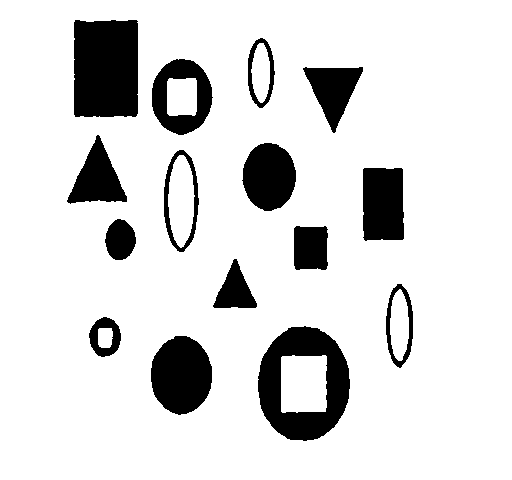
#> input picture CSProj/CS650/Lab 4/shapes.pgm, 512 x 480 px
$ python classify01.py   (Python 2 division)   (older library calls are emulated)
#> lines starting #> are read from the running program, lines starting #| are printed output that depends on the picture; after the words box and inside, x2 and y2 are one past the last pixel; in counts of white or black regions, pixels touching at a corner belong together; long printed decimals are rounded
#> `img1 = cv2.imread(img1_file, 0)`: img1: shape (480, 512); values 0 (black) and 127 (white), 86% white; 15 black regions, largest, box (x1, y1, x2, y2) and area: (74, 20, 138, 117) 6117, (258, 326, 350, 441) 5741, (151, 336, 212, 415) 3736
#| (480, 512)
### CSProj/CS650/Lab 4/PixelGraph.py
'''
Created on Oct 27, 2014

@author: daqing_yi
'''

#http://en.wikipedia.org/wiki/Connected-component_labeling

import numpy as np
import cv2
import csv
import matplotlib.pyplot as plt

from ConnectedComponent import *
from ShapeDescriptor import *

class PixelGraph(object):

    def __init__(self, data):

        self.width = data.shape[0]
#> self.width = 480
        self.height = data.shape[1]
#> self.height = 512
        self.componentMgr = ConnectedComponentMgr(data)

        self.shapeDescriptors = []
        self.componentNum = self.componentMgr.getComponentNum()
        for idx in range(self.componentNum):
            self.shapeDescriptors.append(ShapeDescriptor(self.componentMgr.getComponentLabelData(idx)))


    # [22 lines left out: function visualize, not called in this run]

    def visualizeByLabel(self, name, label_colors):
        pixel_label = -1 * np.ones((self.width, self.height), np.int)
        for s in self.shapeDescriptors:
            for pix in s.pixels:
                pixel_label[pix[0], pix[1]] = s.label

        color_img = np.zeros((self.width, self.height, 3), np.float)

        for i in range(self.width):
            for j in range(self.height):
                if pixel_label[i,j] >= 0:
                    color_img[i, j, 0] = label_colors[pixel_label[i,j]][0]
                    color_img[i, j, 1] = label_colors[pixel_label[i,j]][1]
                    color_img[i, j, 2] = label_colors[pixel_label[i,j]][2]
                else:
                    color_img[i, j, 0] = 255
                    color_img[i, j, 1] = 255
                    color_img[i, j, 2] = 255

        plt.imshow(color_img/255)
        plt.title(name)
        plt.show()

    # [81 lines left out: functions visualizeComponent, visualizeComponentChainCode, visualizeComponentBoundary, visualizeConvexHull, visualizeMinimumBoundingRect, dump, not called in this run]


### CSProj/CS650/Lab 4/ConnectedComponent.py
'''
Created on Oct 29, 2014

@author: daqing_yi
'''

import numpy as np

neighbor_operators = [[-1, -1], [-1, 0], [-1, 1], [0, -1]]

class ConnectedComponentMgr(object):

    def __init__(self, data):

        uf = UnionFindSet()
        self.labelData = - np.ones(data.shape, np.int)
        self.width = data.shape[0]
        self.height = data.shape[1]
        self.data = data
        self.maxLabel = -1

        #print str(data.shape[0]) + " : " + str(data.shape[1])

        # first pass
        for i in range(self.width):
            for j in range(self.height):
                #print data[i,j]
                if data[i,j] == 0:
                    labels = self.getNeighborLabels(i, j)
                    if len(labels) == 0:
                        self.labelData[i,j] = uf.createLabel()
                        #print self.labelData[i, j]
                    else:
                        #print labels
                        min_label = np.min(labels)
                        self.labelData[i,j] = min_label
                        for l in labels:
                            for nl in labels:
                                if l != nl:
                                    uf.union(l, nl)
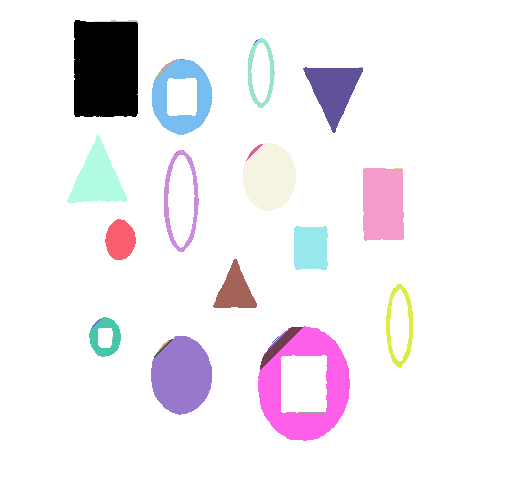
#> self.labelData: shape (480, 512) int64; 51 distinct labels, from -1 to 49; one colour per label, 0 black, -1 white

        # second pass
        for i in range(self.width):
            for j in range(self.height):
                if self.labelData[i, j] >= 0:
                    self.labelData[i,j] = uf.find(self.labelData[i,j])
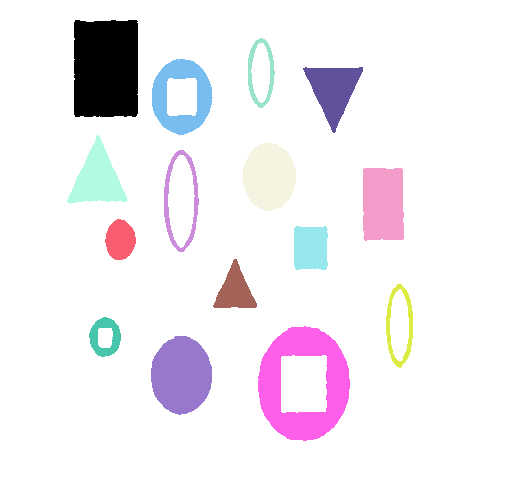
#> self.labelData: shape (480, 512) int64; 16 distinct labels, from -1 to 43; one colour per label, 0 black, -1 white

        self.labels = []
        for i in range(self.width):
            for j in range(self.height):
                if self.labelData[i, j] >= 0:
                    if not (self.labelData[i,j] in self.labels):
                        self.labels.append(self.labelData[i,j])


        self.components = []
        for l in self.labels:
            self.components.append([])
        for i in range(self.width):
            for j in range(self.height):
                if self.labelData[i, j] >= 0:
                    self.labelData[i, j] = self.labels.index(self.labelData[i,j])
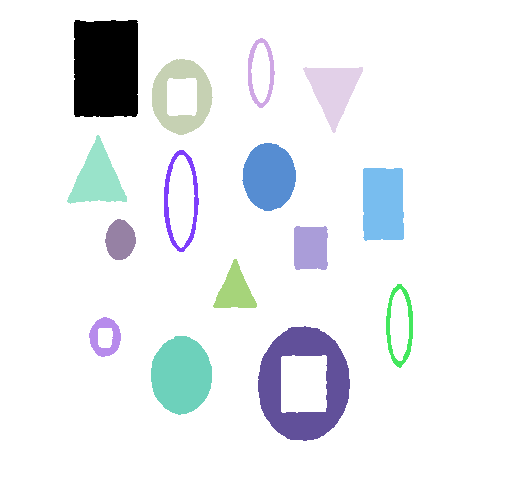
#> self.labelData: shape (480, 512) int64; 16 distinct labels, from -1 to 14; one colour per label, 0 black, -1 white
        for idx in range(len(self.labels)):
            self.labels[idx] = idx

        for i in range(self.width):
            for j in range(self.height):
                if self.labelData[i, j] >= 0:
                    self.components[self.labelData[i, j]].append([i, j])
#> the loop in __init__, `for idx in range(self.componentNum):` made 15 passes
#> pass 1, in __init__, `self.data = data`:
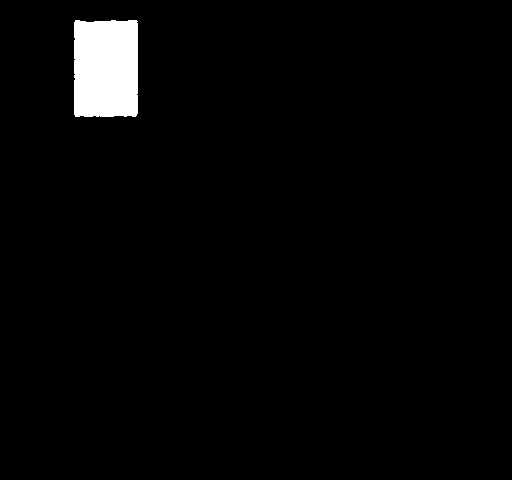
#> self.data: shape (480, 512); values 0 (black) and 1 (white), 2.5% white; 1 white region, box (x1, y1, x2, y2) and area: (74, 20, 138, 117) 6117
#> pass 2, in __init__ (call 2), `self.data = data`:
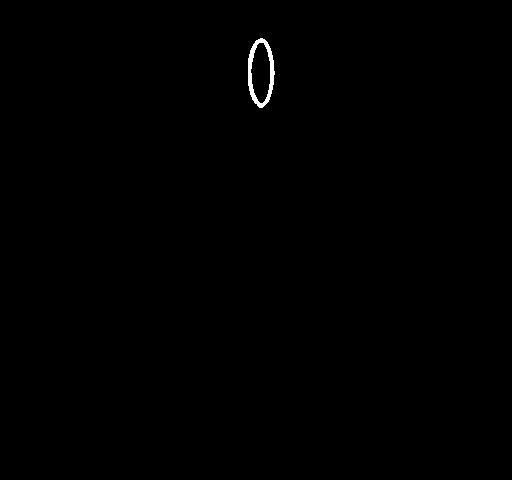
#> self.data: shape (480, 512); values 0 (black) and 1 (white), 0.25% white; 1 white region, box (x1, y1, x2, y2) and area: (248, 38, 275, 108) 608
#> pass 3, in __init__ (call 3), `self.data = data`:
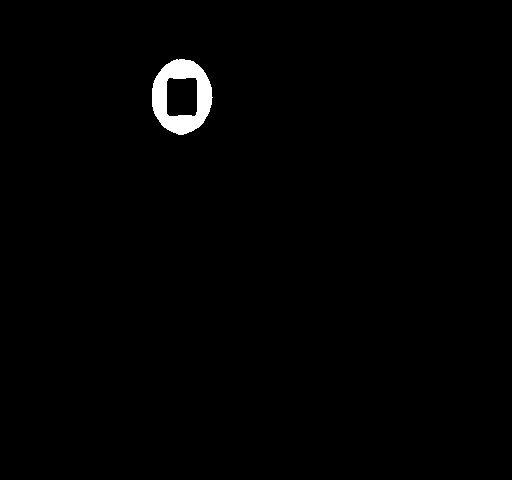
#> self.data: shape (480, 512); values 0 (black) and 1 (white), 1% white; 1 white region, box (x1, y1, x2, y2) and area: (152, 59, 213, 135) 2474

    def getNeighborLabels(self, i, j):
        nlabels = []
        for op in neighbor_operators:
            nx = i + op[0]
            ny = j + op[1]
            if nx >= 0 and nx < self.width and ny >= 0 and ny < self.height:
                if self.data[nx, ny] == 0 and self.labelData[nx, ny] >= 0:
                    label = self.labelData[nx, ny]
                    if not (label in nlabels):
                        nlabels.append(label)
        return nlabels

    def getComponentNum(self):
        return len(self.labels)


    # [8 lines left out: function getComponent, not called in this run]


    def getComponentLabelData(self, idx):

        labelData = np.zeros((self.width, self.height), np.uint8)
        for i in range(self.width):
            for j in range(self.height):
                if self.labelData[i, j] == idx:
                    labelData[i,j] = 1
        return labelData


class UnionFindSet(object):

    def __init__(self):
        self.P = []
        self.currentlabel = 0

    def createLabel(self):
        label = self.currentlabel
        self.P.append(label)
        self.currentlabel += 1
        return label

    def setRoot(self, i, root):
        while self.P[i] < i:
            j = self.P[i]
            self.P[i] = root
            i = j
        self.P[i] = root

    def findRoot(self, i):
        while self.P[i] < i:
            i = self.P[i]
        return i

    def find(self, i):
        root = self.findRoot(i)
        self.setRoot(i, root)
        return root

    def union(self, i, j):
        if i != j:
            root = self.findRoot(i)
            rootj = self.findRoot(j)
            if root > rootj: root = rootj
            self.setRoot(j, root)
            self.setRoot(i, root)


### CSProj/CS650/Lab 4/ShapeDescriptor.py
'''
Created on Oct 28, 2014

@author: daqing_yi
'''

from boundingShape import *
from sets import Set
import cv2

neighbor_operators = [ [1, 0], [1,-1], [0,-1], [-1,-1], [-1, 0], [-1, 1], [0, 1], [1, 1] ];

class ShapeDescriptor(object):

    def __init__(self, data, feature_num=15):
        self.data = data
        self.width = data.shape[0]
        self.height = data.shape[1]
        self.feature_num = feature_num
        self.label = None
        self.pixels = []
        for i in range(self.width):
            for j in range(self.height):
                if self.data[i,j] == 1:
                    self.pixels.append([i,j])

    def getFeatureVector(self):
        feature = np.zeros(self.feature_num, np.double)

        feature[0] = self.getCompactness()
        feature[1] = self.getRectangularity()
        feature[2] = self.getEccentricity()
        feature[3] = self.getElongation()
        feature[4] = self.getHoleAreaRatio()
        feature[5] = self.getSolidity()
        feature[6] = self.getConvexity()
        feature[7] = self.getEllipseRatio()

        '''
        mean = self.getMean()
        feature[4] = mean[0]
        feature[5] = mean[1]
        '''

        # Hu invariant moments
        contours, hierarchy = cv2.findContours(self.data, cv2.RETR_EXTERNAL,cv2.CHAIN_APPROX_SIMPLE)
        mom = cv2.moments(contours[0])
        mean = self.getMean()
        print "mean X " + str(mean[0]) + "  cv:"  + str(mom["m10"]/mom["m00"])
        print "mean Y " + str(mean[1]) + "  cv:"  + str(mom["m01"]/mom["m00"])
        var = self.getVar(mean)
        print "var 00 " + str(var[0,0]) + "  cv:"  + str(mom["mu20"]/mom["m00"])
        print "var 01 " + str(var[0,1]) + "  cv:"  + str(mom["mu11"]/mom["m00"])
        print "var 02 " + str(var[1,0]) + "  cv:"  + str(mom["mu11"]/mom["m00"])
        print "var 03 " + str(var[1,1]) + "  cv:"  + str(mom["mu02"]/mom["m00"])
        Humoments = cv2.HuMoments(mom)
        #print Humoments
        feature[8]  = Humoments[0]
        feature[9]  = Humoments[1]
        feature[10] = Humoments[2]
        feature[11] = Humoments[3]
        feature[12] = Humoments[4]
        feature[13] = Humoments[5]
        feature[14] = Humoments[6]

        return feature

    def findChainCode(self):
        start = self.findChainCodeStart()
        cc = []
        chain = []
        dir = 0
        coord = [0, 0]
        coord[0], coord[1] = start[0], start[1]
        while True:
            newcoord = [0, 0]
            newcoord[0] = coord[0] + neighbor_operators[dir][0]
            newcoord[1] = coord[1] + neighbor_operators[dir][1]
            if True == self.isBoundaryPixel(newcoord[0], newcoord[1]):
                cc.append(dir)
                chain.append(newcoord)
                coord[0] = newcoord[0]
                coord[1] = newcoord[1]
                dir = (dir+2) % 8
                #print chain
            else:
                dir = (dir-1) % 8
            if coord[0]==start[0] and coord[1]==start[1]:
                break

        return cc, chain

    def findChainCodeStart(self):

        for i in range(self.width):
            for j in range(self.height):
                if self.isBoundaryPixel(i, j) == True:
                    return [i, j]
        return None

    # [15 lines left out: functions getBoundaryPixel, getConvexity, not called in this run]


    def isBoundaryPixel(self, i, j):
        # val = 1 means a ON pixel
        boundary = False
        if self.data[i,j] == 1:
            for no in neighbor_operators:
                nx = i + no[0]
                ny = j + no[1]
                if nx < 0 or nx >= self.width or ny < 0 or ny >= self.height:
                    return False
                if self.data[nx, ny] == 0:
                    boundary = True
        return boundary

    def getPerimeter(self):
        cc, chain = self.findChainCode()
        length = 0.0
        for c in cc:
            if c%2==0:
                length += 1.0
            else:
                length += 1.414

        contours, hierarchy = cv2.findContours(self.data, cv2.RETR_EXTERNAL,cv2.CHAIN_APPROX_SIMPLE)
        arc_length = sum([cv2.arcLength(c,closed=True) for c in contours])
        print "Arc Length " + str(length) + " - CV2: " + str(arc_length)
        return length

    def getArea(self):
        area = 0.0
        for i in range(self.width):
            for j in range(self.height):
                if self.data[i,j]==1:
                    area += 1.0
        return area

    # [26 lines left out: functions getSolidity, getHoleAreaRatio, getEllipseRatio, not called in this run]


    def getCompactness(self):
        perimeter = self.getPerimeter()
        area = self.getArea()
        return (perimeter**2)/area

    def getRectWidthHeight(self):
        rect_box = self.getMinimumBoundingRectangle()
        rect_width = np.sqrt((rect_box[0][0] - rect_box[1][0])**2+(rect_box[0][1] - rect_box[1][1])**2) + 2
        rect_height = np.sqrt((rect_box[1][0] - rect_box[2][0])**2+(rect_box[1][1] - rect_box[2][1])**2) + 2

        contours, hierarchy = cv2.findContours(self.data, cv2.RETR_EXTERNAL,cv2.CHAIN_APPROX_SIMPLE)
        contours = sorted(contours, key=cv2.contourArea,reverse=True)
        cv2_rect = cv2.minAreaRect(contours[0])
        cv2_rect_width = int(cv2_rect[1][0])
        cv2_rect_height = int(cv2_rect[1][1])

        rW = np.min([rect_width, rect_height])
        rH = np.max([rect_width, rect_height])

        cv2_rW = np.min([cv2_rect_width, cv2_rect_height])
        cv2_rH = np.max([cv2_rect_width, cv2_rect_height])

        print "Rect W:" + str(int(rW)) + " H:" + str(int(rH)) + " - CV2: W:" + str(int(cv2_rW)) + " H:" + str(int(cv2_rH))
        return rW, rH

    def getRectangularity(self):
        rect_width, rect_height = self.getRectWidthHeight()
        return float(self.getArea())/(rect_width * rect_height)

    # [38 lines left out: functions getEccentricity, getMean, getVar, not called in this run]

    def getElongation(self):
        return 1.0 - self.getEccentricity()

    def getPsi_s_curve(self):
        return 0.0

    # [15 lines left out: functions getHorizontalProfile, getVerticalProfile, not called in this run]

    def getHoles(self):
        return 0.0

    def getCorners(self):
        return 0.0

    # [8 lines left out: function getConvexHull, not called in this run]

    def getMinimumBoundingRectangle(self):
        points = Set()
        for i in range(self.width):
            for j in range(self.width):
                if self.data[i,j]==1:
                    points.add((i,j))
        rect = getMinimumBoundingBox(points)
        return rect

### CSProj/CS650/Lab 4/ShapeClassifier.py
'''
Created on 2014-11-2

@author: Walter
'''
import numpy as np
from kmean import *
from minDistClassifier import *

class ShapeClassifier(object):

    def __init__(self, feature_dim, cluster_num, feature_weights):
        self.shapes = []
        self.feature_weights = feature_weights
        self.feature_dim = feature_dim
        self.cluster_num = cluster_num

    def addShape(self, shape):
        self.shapes.append(shape)

    def classify(self):

        self.feature_vec = []
        self.shape_label = np.zeros(len(self.shapes), np.int)
        for s in self.shapes:
            self.feature_vec.append(s.getFeatureVector())

        # Normalize feature_vec
        featureVec = np.array(self.feature_vec)
        self.dimMax = featureVec.max(axis=0)
        self.dimMin = featureVec.min(axis=0)
        self.dimRange = self.dimMax - self.dimMin
        print "max " + str(self.dimMax)
        print "min " + str(self.dimMin)
        print "range " + str(self.dimRange)
        for f in self.feature_vec:
            for d in range(self.feature_dim):
                f[d] = self.feature_weights[d] * (f[d] - self.dimMin[d]) / float(self.dimRange[d])

        self.km = KMeanCluster(self.feature_dim, self.cluster_num)
        self.km.cluster(self.feature_vec)

        self.mdc = MinDistClassifier(self.feature_dim, self.cluster_num, self.km.means)

        for i in range(len(self.shapes)):
            self.shape_label[i] = self.mdc.getLabel(self.feature_vec[i])
            self.shapes[i].label = self.shape_label[i]

    # [6 lines left out: function getLabel, not called in this run]


### CSProj/CS650/Lab 4/classify01.py
'''
Created on 2014-11-2

@author: Walter
'''

from PixelGraph import *
from ShapeClassifier import *

if __name__ == '__main__':

    img1_file = "shapes.pgm"
    img1 = cv2.imread(img1_file, 0)
    print img1.shape

    img1_bi = 1*(img1 >= 100)

    pxg1 = PixelGraph(img1_bi)

    cluster_num = 5
    feature_num = 15
    feature_weights = np.zeros(feature_num)
    feature_weights[0] = 3.0
    feature_weights[1] = 2.0
    feature_weights[2] = 1.0
    shpXfier = ShapeClassifier(feature_num, cluster_num, feature_weights)

    for s in pxg1.shapeDescriptors:
        shpXfier.addShape(s)
#> this loop made 15 passes
#> the loop in classify, `for s in self.shapes:` made 1 pass
#| Arc Length 326.662 - CV2: 326.669

    shpXfier.classify()
#> (the call stopped at in getMinimumBoundingRectangle, `points = Set()`: sets is not available in this run)

    colors = [(255,0,0), (0,255,0), (0,0,255),(255,122,0),(0,122,122)]
    pxg1.visualizeByLabel(img1_file, colors)
#> the loop in visualizeByLabel, `for s in self.shapeDescriptors:` made 1 pass
#> after the loop in visualizeByLabel, `for s in self.shapeDescriptors:`: pixel_label: shape (480, 512) int64; every value is -1
#> (the run stopped early here; a loop or call above may not have finished)
